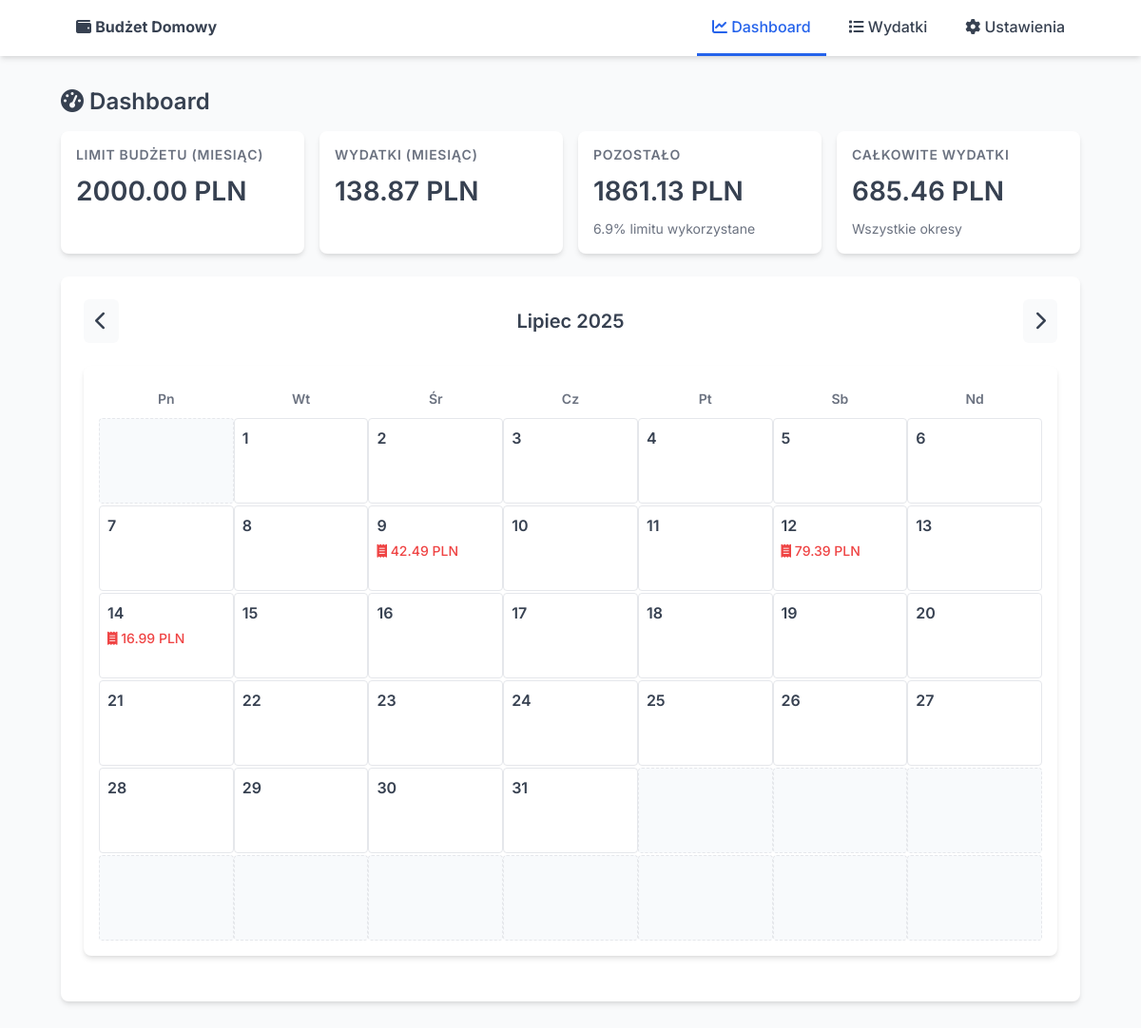
The page / on the database its author committed.
### models.py (models this page shows, shortened)
class Settings(db.Model):
    __tablename__ = 'settings'
    id = db.Column(db.Integer, primary_key=True)
    budget_limit = db.Column(db.Float, nullable=False, default=2000.0)
    limit_period = db.Column(db.String(10), nullable=False, default='month')  # 'week', 'month', 'year'
    notified = db.Column(db.Boolean, nullable=False, default=False)

### app.py (the view)
@env_app.route('/')
@env_app.route('/<int:year>/<int:month>/')
def dashboard(year=None, month=None):
    settings = Settings.query.first()
    if not settings:
        settings = Settings(budget_limit=2000.0, limit_period='month', notified=False)
        db.session.add(settings)
        db.session.commit()
    period_expenses = get_period_expenses(settings.limit_period)
    total_expenses = db.session.query(db.func.coalesce(db.func.sum(Expense.amount), 0)).scalar()
    now = datetime.now()
    if year is None or month is None:
        year, month = now.year, now.month
    if month < 1:
        month = 12
        year -= 1
    elif month > 12:
        month = 1
        year += 1
    prev_month = month - 1
    prev_year = year
    if prev_month < 1:
        prev_month = 12
        prev_year -= 1
    next_month = month + 1
    next_year = year
    if next_month > 12:
        next_month = 1
        next_year += 1
    month_names = ['', 'Styczeń', 'Luty', 'Marzec', 'Kwiecień', 'Maj', 'Czerwiec',
                   'Lipiec', 'Sierpień', 'Wrzesień', 'Październik', 'Listopad', 'Grudzień']
    month_name = month_names[month]
    _, last_day = calendar.monthrange(year, month)
    first_weekday = calendar.monthrange(year, month)[0]  # 0 = poniedzialek w Python (xd)
    daily_expenses = defaultdict(float)
    month_start = datetime(year, month, 1)
    if month == 12:
        next_month_start = datetime(year + 1, 1, 1)
    else:
        next_month_start = datetime(year, month + 1, 1)
    expenses = Expense.query.filter(
        Expense.date >= month_start,
        Expense.date < next_month_start
    ).all()
    for expense in expenses:
        day = expense.date.day
        daily_expenses[day] += expense.amount
    period_names = {
        'week': 'tydzień',
        'month': 'miesiąc',
        'year': 'rok'
    }
    return render_template(
        'dashboard.html',
        current_limit=settings.budget_limit,
        period_expenses=period_expenses,
        total_expenses=total_expenses,
        period=period_names.get(settings.limit_period, settings.limit_period),
        year=year,
        month=month,
        month_name=month_name,
        last_day=last_day,
        first_weekday=first_weekday,
        daily_expenses=daily_expenses,
        prev_year=prev_year,
        prev_month=prev_month,
        next_year=next_year,
        next_month=next_month
    )

### app.py (called while the page is built)
@env_app.context_processor
def inject_current_year():
    return {'current_year': datetime.now().year}

### templates/dashboard.html (shortened to what this page needs)
{% extends 'base.html' %}
{% block content %}
<h2><i class="fas fa-tachometer-alt"></i> Dashboard</h2>
<div class="stats-grid">
    <div class="stat-card">
        <h4>Limit budżetu ({{ period }})</h4>
        <div class="value">{{ "%.2f"|format(current_limit) }} PLN</div>
    </div>
    <div class="stat-card">
        <h4>Wydatki ({{ period }})</h4>
        <div class="value">{{ "%.2f"|format(period_expenses) }} PLN</div>
    </div>
    <div class="stat-card">
        <h4>Pozostało</h4>
        <div class="value {% if current_limit - period_expenses >= 0 %}balance-positive{% else %}balance-negative{% endif %}">
            {{ "%.2f"|format(current_limit - period_expenses) }} PLN
        </div>
        <div class="secondary">
            {% if current_limit > 0 %}
            {{ "%.1f"|format((period_expenses / current_limit) * 100) }}% limitu wykorzystane
            {% endif %}
        </div>
    </div>
    <div class="stat-card">
        <h4>Całkowite wydatki</h4>
        <div class="value">{{ "%.2f"|format(total_expenses) }} PLN</div>
        <div class="secondary">Wszystkie okresy</div>
    </div>
</div>
<div class="card">
    <div class="calendar-header">
        <a href="{{ url_for('dashboard', year=prev_year, month=prev_month) }}" class="calendar-arrow"><i class="fas fa-chevron-left"></i></a>
        <h3>{{ month_name }} {{ year }}</h3>
        <a href="{{ url_for('dashboard', year=next_year, month=next_month) }}" class="calendar-arrow"><i class="fas fa-chevron-right"></i></a>
    </div>
    <div class="calendar">
        <div class="week">
            <div class="day-name">Pn</div>
            <div class="day-name">Wt</div>
            <div class="day-name">Śr</div>
            <div class="day-name">Cz</div>
            <div class="day-name">Pt</div>
            <div class="day-name">Sb</div>
            <div class="day-name">Nd</div>
        </div>
        {% for week in range(6) %}
            <div class="week">
                {% for weekday in range(7) %}
                    {% set day_num = week * 7 + weekday - first_weekday + 1 %}
                    {% if day_num < 1 or day_num > last_day %}
                        <div class="day empty"></div>
                    {% else %}
                        <div class="day {% if day_num == today_day and month == today_month and year == today_year %}today{% endif %}">
                            <div class="day-number">{{ day_num }}</div>
                            {% if daily_expenses[day_num] > 0 %}
                                <div class="expense">
                                    <i class="fas fa-receipt"></i> {{ "%.2f"|format(daily_expenses[day_num]) }} PLN
                                </div>
                            {% endif %}
                        </div>
                    {% endif %}
                {% endfor %}
            </div>
        {% endfor %}
    </div>
</div>
{% endblock %}

### static/style.css (style rules this page uses)
:root { --primary: #2563eb; --primary-dark: #1d4ed8; --success: #10b981; --danger: #ef4444; --warning: #f59e0b; --text: #374151; --text-light: #6b7280; --bg: #f9fafb; --bg-card: #ffffff; --border: #e5e7eb; --border-focus: #93c5fd; --shadow: 0 4px 6px -1px rgba(0, 0, 0, 0.1), 0 2px 4px -1px rgba(0, 0, 0, 0.06); }
* { box-sizing: border-box; margin: 0; padding: 0; }
body { font-family: 'Inter', 'Segoe UI', -apple-system, BlinkMacSystemFont, sans-serif; line-height: 1.5; color: var(--text); background-color: var(--bg); padding-bottom: 40px; }
h1, h2, h3, h4 { margin-bottom: 16px; font-weight: 600; line-height: 1.3; }
h2 { font-size: 1.5rem; color: var(--text); }
h3 { font-size: 1.25rem; color: var(--text); }
a { color: var(--primary); text-decoration: none; transition: color 0.2s ease-in-out; }
.card { background: var(--bg-card); border-radius: 8px; padding: 24px; box-shadow: var(--shadow); margin-bottom: 24px; }
.stats-grid { display: grid; grid-template-columns: repeat(auto-fit, minmax(250px, 1fr)); gap: 16px; margin-bottom: 24px; }
.stat-card { background: var(--bg-card); border-radius: 8px; padding: 16px; box-shadow: var(--shadow); display: flex; flex-direction: column; }
.stat-card h4 { font-size: 0.875rem; color: var(--text-light); text-transform: uppercase; letter-spacing: 0.05em; margin-bottom: 8px; }
.stat-card .value { font-size: 1.75rem; font-weight: 600; color: var(--text); margin-bottom: 8px; }
.stat-card .secondary { font-size: 0.875rem; color: var(--text-light); }
.balance-positive { color: var(--success); }
.calendar { display: flex; flex-direction: column; max-width: 100%; margin: 24px 0; gap: 2px; background: var(--bg-card); padding: 16px; border-radius: 8px; box-shadow: var(--shadow); }
.calendar-header { display: flex; justify-content: space-between; align-items: center; margin-bottom: 16px; }
.calendar-header h3 { margin-bottom: 0; font-size: 1.25rem; text-align: center; flex-grow: 1; }
.calendar-arrow { text-decoration: none; font-size: 1.25rem; color: var(--text); padding: 8px 12px; border-radius: 6px; background: var(--bg); transition: all 0.2s ease; }
.week { display: flex; justify-content: space-between; }
.day-name { width: 14.28%; padding: 8px; text-align: center; font-weight: 600; color: var(--text-light); font-size: 0.875rem; }
.day { width: 14.28%; height: 90px; border: 1px solid var(--border); border-radius: 4px; padding: 8px; font-size: 0.875rem; background-color: var(--bg-card); overflow: hidden; transition: background-color 0.2s ease; }
.day .day-number { font-weight: 600; margin-bottom: 4px; font-size: 1rem; }
.day .expense { color: var(--danger); font-weight: 500; }
.day.empty { background-color: #f8fafc; border: 1px dashed var(--border); }

### rows shown on the page
Settings: budget_limit "2000.00", current_limit-period_expenses "1861.13", (period_expenses/current_limit)*100 "6.9"

### other values the page prints
{{ period }} "MIESIĄC"
{{ "%.2f"|format(period_expenses) }} "138.87"
{{ "%.2f"|format(total_expenses) }} "685.46"
{{ month_name }} "Lipiec"
{{ year }} "2025"
{{ day_num }} "1" "2" "3" "4" "5" "6" "7" "8" "9" "10" "11" "12" "13" "14" "15" "16" "17" "18" "19" "20" "21" "22" "23" "24" "25" "26" "27" "28" "29" "30" "31"
{{ "%.2f"|format(daily_expenses[day_num]) }} "42.49" "79.39" "16.99"
